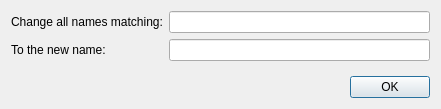
<?xml version="1.0" encoding="UTF-8"?>
<ui version="4.0">
 <class>changeNameDialog</class>
 <widget class="QDialog" name="changeNameDialog">
  <property name="geometry">
   <rect>
    <x>0</x>
    <y>0</y>
    <width>441</width>
    <height>109</height>
   </rect>
  </property>
  <property name="windowTitle">
   <string>Change Name Dialog</string>
  </property>
  <layout class="QVBoxLayout" name="verticalLayout">
   <item>
    <layout class="QFormLayout" name="formLayout">
     <item row="0" column="0">
      <widget class="QLabel" name="label">
       <property name="text">
        <string>Change all names matching:</string>
       </property>
      </widget>
     </item>
     <item row="1" column="0">
      <widget class="QLabel" name="label_2">
       <property name="text">
        <string>To the new name:</string>
       </property>
      </widget>
     </item>
     <item row="1" column="1">
      <widget class="QLineEdit" name="newNameEdit"/>
     </item>
     <item row="0" column="1">
      <widget class="QLineEdit" name="oldNameEdit"/>
     </item>
    </layout>
   </item>
   <item>
    <widget class="QDialogButtonBox" name="buttonBox">
     <property name="orientation">
      <enum>Qt::Horizontal</enum>
     </property>
     <property name="standardButtons">
      <set>QDialogButtonBox::Ok</set>
     </property>
    </widget>
   </item>
  </layout>
 </widget>
 <resources/>
 <connections/>
</ui>
